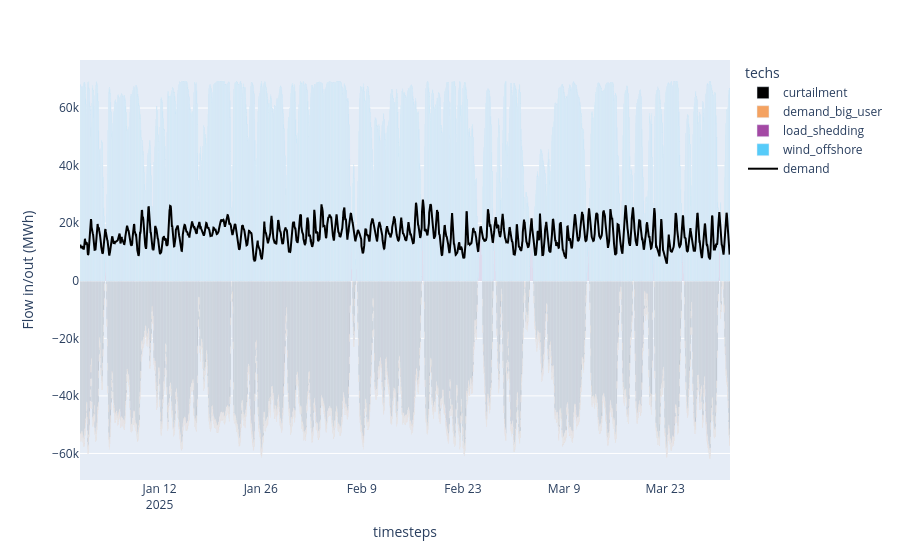

Here is the notebook cell this chart was saved with:
### Code cell
plot_dispatch(
    model_path=f"results/{scenario_name_user}_results.nc",
    plot_export_path=f"results/{scenario_name_user}_dispatch.html",
)

### Figure 1 — Plotly figure (JSON) as saved in the notebook; plotly's stock layout.template omitted (floating-point values rounded to 4 significant figures; data arrays with more than 128 entries replaced by an {"elided": "..."} marker saying what was removed)
{"data": [{"hovertemplate": "techs=curtailment<br>timesteps=%{x}<br>Flow in/out (MWh)=%{y}<extra></extra>", "legendgroup": "curtailment", "marker": {"color": "#000000", "pattern": {"shape": ""}}, "name": "curtailment", "orientation": "v", "showlegend": true, "textposition": "auto", "type": "bar", "x": {"elided": "2069 str values"}, "xaxis": "x", "y": {"elided": "2069 float values"}, "yaxis": "y"}, {"hovertemplate": "techs=demand_big_user<br>timesteps=%{x}<br>Flow in/out (MWh)=%{y}<extra></extra>", "legendgroup": "demand_big_user", "marker": {"color": "#F4A261", "pattern": {"shape": ""}}, "name": "demand_big_user", "orientation": "v", "showlegend": true, "textposition": "auto", "type": "bar", "x": {"elided": "2069 str values"}, "xaxis": "x", "y": {"elided": "2069 float values"}, "yaxis": "y"}, {"hovertemplate": "techs=load_shedding<br>timesteps=%{x}<br>Flow in/out (MWh)=%{y}<extra></extra>", "legendgroup": "load_shedding", "marker": {"color": "#A349A4", "pattern": {"shape": ""}}, "name": "load_shedding", "orientation": "v", "showlegend": true, "textposition": "auto", "type": "bar", "x": {"elided": "2160 str values"}, "xaxis": "x", "y": {"elided": "2160 float values"}, "yaxis": "y"}, {"hovertemplate": "techs=wind_offshore<br>timesteps=%{x}<br>Flow in/out (MWh)=%{y}<extra></extra>", "legendgroup": "wind_offshore", "marker": {"color": "#56CBF9", "pattern": {"shape": ""}}, "name": "wind_offshore", "orientation": "v", "showlegend": true, "textposition": "auto", "type": "bar", "x": {"elided": "2160 str values"}, "xaxis": "x", "y": {"elided": "2160 float values"}, "yaxis": "y"}, {"marker": {"color": "black"}, "name": "demand", "type": "scatter", "x": {"elided": "2160 str values"}, "y": {"elided": "2160 float values"}}], "layout": {"barmode": "relative", "legend": {"title": {"text": "techs"}, "tracegroupgap": 0}, "margin": {"t": 60}, "xaxis": {"anchor": "y", "domain": [0, 1], "title": {"text": "timesteps"}}, "yaxis": {"anchor": "x", "domain": [0, 1], "title": {"text": "Flow in/out (MWh)"}}}}
